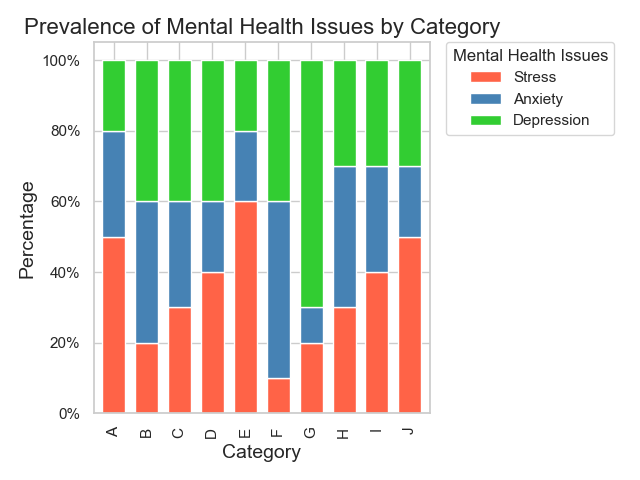

Source code (Python):

import seaborn as sns
import pandas as pd
import matplotlib.pyplot as plt
from matplotlib.ticker import FuncFormatter

# Prepare the data in a DataFrame
data = {
    'Category': ['A', 'B', 'C', 'D', 'E', 'F', 'G', 'H', 'I', 'J'],
    'Stress': [0.5, 0.2, 0.3, 0.4, 0.6, 0.1, 0.2, 0.3, 0.4, 0.5],
    'Anxiety': [0.3, 0.4, 0.3, 0.2, 0.2, 0.5, 0.1, 0.4, 0.3, 0.2],
    'Depression': [0.2, 0.4, 0.4, 0.4, 0.2, 0.4, 0.7, 0.3, 0.3, 0.3],
}
df = pd.DataFrame(data)
df.set_index('Category', inplace=True)

# Calculate the percentage
df_percentage = df.div(df.sum(axis=1), axis=0)

# Start the stacked bar plot
sns.set(style="whitegrid")

# Define the figure size
plt.figure(figsize=(10, 12))

# Create the vertical bar chart
df_percentage.plot(kind='bar', stacked=True, color=["#FF6347", "#4682B4", "#32CD32"], width=0.7)

# Modify the y-axis labels to display as percentages
formatter = FuncFormatter(lambda y, pos: "%d%%" % (y * 100))
plt.gca().yaxis.set_major_formatter(formatter)

# Customizing the plot (title, labels, legend)
plt.title('Prevalence of Mental Health Issues by Category', fontsize=16)
plt.xlabel('Category', fontsize=14)
plt.ylabel('Percentage', fontsize=14)

# Adjust legend
plt.legend(title='Mental Health Issues', bbox_to_anchor=(1.05, 1), loc='upper left', borderaxespad=0.)

plt.tight_layout()
plt.show()
